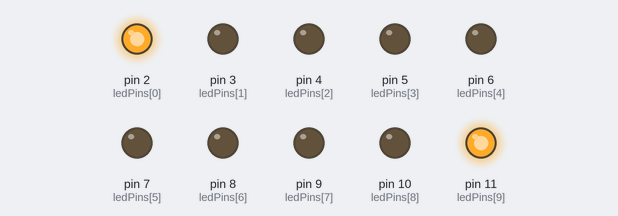
This sketch was run on a simulated Arduino Uno, built with avr-gcc and run on an emulated ATmega328P. On the bench: output pins drawn as LEDs (lit = HIGH).

Above: at 0.05 s.
At 0.15 s:
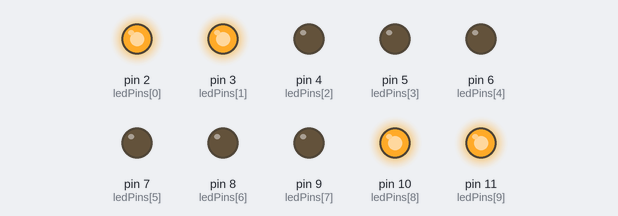
At 0.25 s:
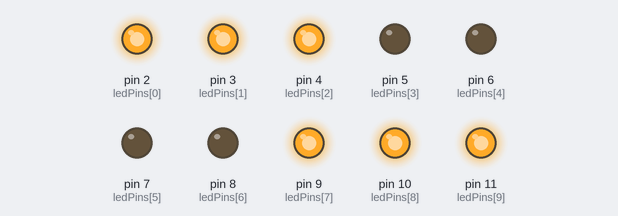
At 1.5 s:
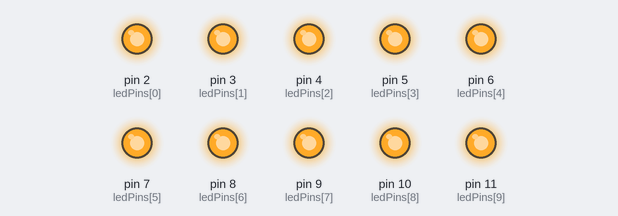
At 2.7 s:
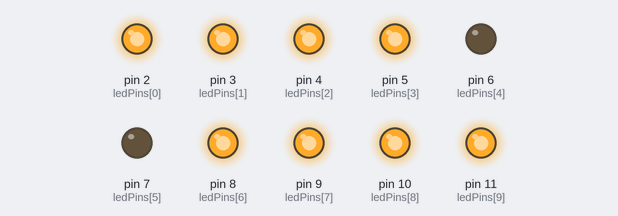
At 3.6 s:
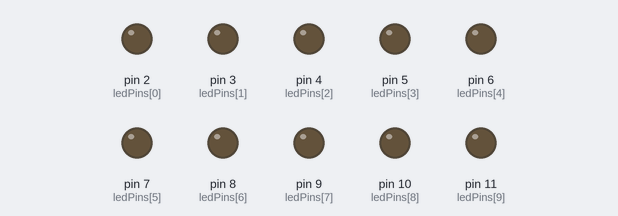
Timing chart, 0 to 5.5 s (numbered marks = the images above):
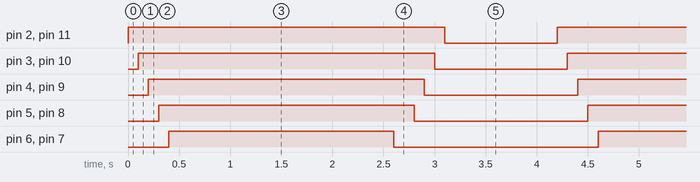

Measured:
- by itself, pin 2 (ledPins[0]), pin 11 (ledPins[9]): alternates HIGH for 3.1 s and LOW for 1.1 s
- by itself, pin 3 (ledPins[1]), pin 10 (ledPins[8]): alternates HIGH for 2.9 s and LOW for 1.3 s
- by itself, pin 4 (ledPins[2]), pin 9 (ledPins[7]): alternates HIGH for 2.7 s and LOW for 1.5 s
- by itself, pin 5 (ledPins[3]), pin 8 (ledPins[6]): alternates HIGH for 2.5 s and LOW for 1.7 s
- by itself, pin 6 (ledPins[4]), pin 7 (ledPins[5]): alternates HIGH for 2.2 s and LOW for 2.0 s

The sketch:

LedBarGraph.ino
```cpp
#define BARS_COUNT 10
const int ledPins[BARS_COUNT] = { 2, 3, 4, 5, 6, 7, 8, 9, 10, 11 };


void setup() {

  Serial.begin(115200);
  for (int i=0; i < BARS_COUNT; i++) {
    pinMode(ledPins[i], OUTPUT);
  }
}


int stepCounter = 0;
bool condition = true;


void loop() {

   radialAnimation();
//   sequenceAnimation();

//  long int timeCondition = millis();
//  long int maxTime = 10000;
//  int bars = map(timeCondition, 0, maxTime, 0, BARS_COUNT);
//  turnOnBars(bars);

//  if (condition) {
//
//      radialAnimationStep(stepCounter);
//
//      stepCounter++;
//      if (stepCounter > 9) {
//        stepCounter = 0;
//      }
//      delay(300);
//  }
}


void turnOn(int index) {
  digitalWrite(ledPins[index], HIGH);
}

void turnOff(int index) {
  digitalWrite(ledPins[index], LOW);
}


void turnOnBars(int bars) {

  turnOffAll();
  int constrainedBars = constrain(bars, 0, BARS_COUNT);

  for (int bar = 0; bar < constrainedBars; bar++) {

    turnOn(bar);
  }
}


void turnOffAll() {

  for (int bar = 0; bar < BARS_COUNT; bar++) {

    turnOff(bar);
  }
}


void sequenceAnimation() {

   for (int thisPin = 0; thisPin < BARS_COUNT; thisPin++) {

    turnOn(thisPin);
    delay(500);
    turnOff(thisPin);
  }
}


void radialAnimation() {

  int stepDelay = 100;

  for (int i = 0; i < BARS_COUNT/2+1; i++) {

    turnOn(i);
    turnOn(BARS_COUNT-1-i);
    delay(stepDelay);
  }

  delay(2000);

  for (int i = BARS_COUNT/2; i >= 0; i--) {

    turnOff(i);
    turnOff(BARS_COUNT-1-i);
    delay(stepDelay);
  }

  delay(1000);
}


void radialAnimationStep(int stepIndex) {

  if (stepIndex <= 4) {

    turnOn(stepIndex);
    turnOn(BARS_COUNT-1-stepIndex);

  } else if (stepIndex <= 9) {

    turnOff(BARS_COUNT-(stepIndex+1));
    turnOff(stepIndex);
  }
}
```
